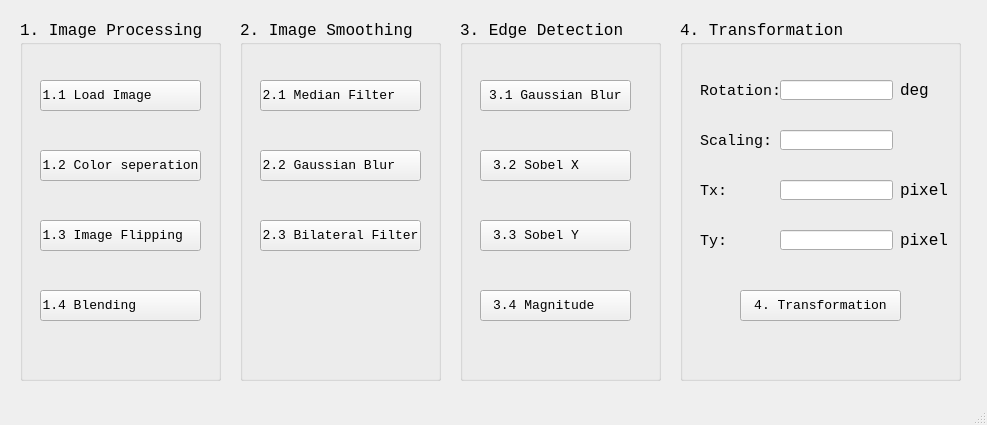
<?xml version="1.0" encoding="UTF-8"?>
<ui version="4.0">
 <class>MainWindow</class>
 <widget class="QMainWindow" name="MainWindow">
  <property name="geometry">
   <rect>
    <x>0</x>
    <y>0</y>
    <width>987</width>
    <height>425</height>
   </rect>
  </property>
  <property name="windowTitle">
   <string>MainWindow</string>
  </property>
  <widget class="QWidget" name="centralwidget">
   <widget class="QGroupBox" name="groupBox_1">
    <property name="geometry">
     <rect>
      <x>20</x>
      <y>20</y>
      <width>201</width>
      <height>361</height>
     </rect>
    </property>
    <property name="font">
     <font>
      <family>Consolas</family>
      <pointsize>12</pointsize>
     </font>
    </property>
    <property name="title">
     <string>1. Image Processing</string>
    </property>
    <widget class="QPushButton" name="Button1_1">
     <property name="geometry">
      <rect>
       <x>20</x>
       <y>60</y>
       <width>161</width>
       <height>31</height>
      </rect>
     </property>
     <property name="font">
      <font>
       <family>Consolas</family>
       <pointsize>10</pointsize>
       <kerning>true</kerning>
      </font>
     </property>
     <property name="autoFillBackground">
      <bool>false</bool>
     </property>
     <property name="text">
      <string>1.1 Load Image      </string>
     </property>
    </widget>
    <widget class="QPushButton" name="Button1_2">
     <property name="geometry">
      <rect>
       <x>20</x>
       <y>130</y>
       <width>161</width>
       <height>31</height>
      </rect>
     </property>
     <property name="font">
      <font>
       <family>Consolas</family>
       <pointsize>10</pointsize>
      </font>
     </property>
     <property name="text">
      <string>1.2 Color seperation</string>
     </property>
    </widget>
    <widget class="QPushButton" name="Button1_3">
     <property name="geometry">
      <rect>
       <x>20</x>
       <y>200</y>
       <width>161</width>
       <height>31</height>
      </rect>
     </property>
     <property name="font">
      <font>
       <family>Consolas</family>
       <pointsize>10</pointsize>
      </font>
     </property>
     <property name="text">
      <string>1.3 Image Flipping  </string>
     </property>
    </widget>
    <widget class="QPushButton" name="Button1_4">
     <property name="geometry">
      <rect>
       <x>20</x>
       <y>270</y>
       <width>161</width>
       <height>31</height>
      </rect>
     </property>
     <property name="font">
      <font>
       <family>Consolas</family>
       <pointsize>10</pointsize>
      </font>
     </property>
     <property name="text">
      <string>1.4 Blending        </string>
     </property>
    </widget>
   </widget>
   <widget class="QGroupBox" name="groupBox_2">
    <property name="geometry">
     <rect>
      <x>240</x>
      <y>20</y>
      <width>201</width>
      <height>361</height>
     </rect>
    </property>
    <property name="font">
     <font>
      <family>Consolas</family>
      <pointsize>12</pointsize>
     </font>
    </property>
    <property name="title">
     <string>2. Image Smoothing</string>
    </property>
    <widget class="QPushButton" name="Button2_1">
     <property name="geometry">
      <rect>
       <x>20</x>
       <y>60</y>
       <width>161</width>
       <height>31</height>
      </rect>
     </property>
     <property name="font">
      <font>
       <family>Consolas</family>
       <pointsize>10</pointsize>
      </font>
     </property>
     <property name="autoFillBackground">
      <bool>false</bool>
     </property>
     <property name="text">
      <string>2.1 Median Filter   </string>
     </property>
    </widget>
    <widget class="QPushButton" name="Button2_2">
     <property name="geometry">
      <rect>
       <x>20</x>
       <y>130</y>
       <width>161</width>
       <height>31</height>
      </rect>
     </property>
     <property name="font">
      <font>
       <family>Consolas</family>
       <pointsize>10</pointsize>
      </font>
     </property>
     <property name="text">
      <string>2.2 Gaussian Blur   </string>
     </property>
    </widget>
    <widget class="QPushButton" name="Button2_3">
     <property name="geometry">
      <rect>
       <x>20</x>
       <y>200</y>
       <width>161</width>
       <height>31</height>
      </rect>
     </property>
     <property name="font">
      <font>
       <family>Consolas</family>
       <pointsize>10</pointsize>
      </font>
     </property>
     <property name="text">
      <string>2.3 Bilateral Filter</string>
     </property>
    </widget>
   </widget>
   <widget class="QGroupBox" name="groupBox_3">
    <property name="geometry">
     <rect>
      <x>460</x>
      <y>20</y>
      <width>201</width>
      <height>361</height>
     </rect>
    </property>
    <property name="font">
     <font>
      <family>Consolas</family>
      <pointsize>12</pointsize>
     </font>
    </property>
    <property name="title">
     <string>3. Edge Detection</string>
    </property>
    <widget class="QPushButton" name="Button3_1">
     <property name="geometry">
      <rect>
       <x>20</x>
       <y>60</y>
       <width>151</width>
       <height>31</height>
      </rect>
     </property>
     <property name="font">
      <font>
       <family>Consolas</family>
       <pointsize>10</pointsize>
      </font>
     </property>
     <property name="autoFillBackground">
      <bool>false</bool>
     </property>
     <property name="text">
      <string>3.1 Gaussian Blur</string>
     </property>
    </widget>
    <widget class="QPushButton" name="Button3_2">
     <property name="geometry">
      <rect>
       <x>20</x>
       <y>130</y>
       <width>151</width>
       <height>31</height>
      </rect>
     </property>
     <property name="font">
      <font>
       <family>Consolas</family>
       <pointsize>10</pointsize>
      </font>
     </property>
     <property name="text">
      <string>3.2 Sobel X     </string>
     </property>
    </widget>
    <widget class="QPushButton" name="Button3_3">
     <property name="geometry">
      <rect>
       <x>20</x>
       <y>200</y>
       <width>151</width>
       <height>31</height>
      </rect>
     </property>
     <property name="font">
      <font>
       <family>Consolas</family>
       <pointsize>10</pointsize>
      </font>
     </property>
     <property name="text">
      <string>3.3 Sobel Y     </string>
     </property>
    </widget>
    <widget class="QPushButton" name="Button3_4">
     <property name="geometry">
      <rect>
       <x>20</x>
       <y>270</y>
       <width>151</width>
       <height>31</height>
      </rect>
     </property>
     <property name="font">
      <font>
       <family>Consolas</family>
       <pointsize>10</pointsize>
      </font>
     </property>
     <property name="text">
      <string>3.4 Magnitude   </string>
     </property>
    </widget>
   </widget>
   <widget class="QGroupBox" name="groupBox_4">
    <property name="geometry">
     <rect>
      <x>680</x>
      <y>20</y>
      <width>281</width>
      <height>361</height>
     </rect>
    </property>
    <property name="font">
     <font>
      <family>Consolas</family>
      <pointsize>12</pointsize>
     </font>
    </property>
    <property name="title">
     <string>4. Transformation</string>
    </property>
    <widget class="QPushButton" name="Button4">
     <property name="geometry">
      <rect>
       <x>60</x>
       <y>270</y>
       <width>161</width>
       <height>31</height>
      </rect>
     </property>
     <property name="font">
      <font>
       <family>Consolas</family>
       <pointsize>10</pointsize>
      </font>
     </property>
     <property name="text">
      <string>4. Transformation</string>
     </property>
    </widget>
    <widget class="QLabel" name="label4_1">
     <property name="geometry">
      <rect>
       <x>20</x>
       <y>61</y>
       <width>81</width>
       <height>20</height>
      </rect>
     </property>
     <property name="font">
      <font>
       <family>Consolas</family>
       <pointsize>11</pointsize>
      </font>
     </property>
     <property name="text">
      <string>Rotation: </string>
     </property>
    </widget>
    <widget class="QLabel" name="label4_2">
     <property name="geometry">
      <rect>
       <x>20</x>
       <y>110</y>
       <width>81</width>
       <height>21</height>
      </rect>
     </property>
     <property name="font">
      <font>
       <family>Consolas</family>
       <pointsize>11</pointsize>
      </font>
     </property>
     <property name="text">
      <string>Scaling: </string>
     </property>
    </widget>
    <widget class="QLabel" name="label4_3">
     <property name="geometry">
      <rect>
       <x>20</x>
       <y>160</y>
       <width>81</width>
       <height>21</height>
      </rect>
     </property>
     <property name="font">
      <font>
       <family>Consolas</family>
       <pointsize>11</pointsize>
      </font>
     </property>
     <property name="text">
      <string>Tx: </string>
     </property>
    </widget>
    <widget class="QLabel" name="label4_4">
     <property name="geometry">
      <rect>
       <x>20</x>
       <y>210</y>
       <width>81</width>
       <height>21</height>
      </rect>
     </property>
     <property name="font">
      <font>
       <family>Consolas</family>
       <pointsize>11</pointsize>
      </font>
     </property>
     <property name="text">
      <string>Ty: </string>
     </property>
    </widget>
    <widget class="QLineEdit" name="lineEdit4_1">
     <property name="geometry">
      <rect>
       <x>100</x>
       <y>60</y>
       <width>113</width>
       <height>20</height>
      </rect>
     </property>
    </widget>
    <widget class="QLabel" name="label_1">
     <property name="geometry">
      <rect>
       <x>220</x>
       <y>60</y>
       <width>51</width>
       <height>21</height>
      </rect>
     </property>
     <property name="text">
      <string>deg</string>
     </property>
    </widget>
    <widget class="QLineEdit" name="lineEdit4_2">
     <property name="geometry">
      <rect>
       <x>100</x>
       <y>110</y>
       <width>113</width>
       <height>20</height>
      </rect>
     </property>
    </widget>
    <widget class="QLineEdit" name="lineEdit4_3">
     <property name="geometry">
      <rect>
       <x>100</x>
       <y>160</y>
       <width>113</width>
       <height>20</height>
      </rect>
     </property>
    </widget>
    <widget class="QLineEdit" name="lineEdit4_4">
     <property name="geometry">
      <rect>
       <x>100</x>
       <y>210</y>
       <width>113</width>
       <height>20</height>
      </rect>
     </property>
    </widget>
    <widget class="QLabel" name="label_2">
     <property name="geometry">
      <rect>
       <x>220</x>
       <y>160</y>
       <width>51</width>
       <height>21</height>
      </rect>
     </property>
     <property name="text">
      <string>pixel</string>
     </property>
    </widget>
    <widget class="QLabel" name="label_3">
     <property name="geometry">
      <rect>
       <x>220</x>
       <y>210</y>
       <width>51</width>
       <height>21</height>
      </rect>
     </property>
     <property name="text">
      <string>pixel</string>
     </property>
    </widget>
   </widget>
  </widget>
  <widget class="QMenuBar" name="menubar">
   <property name="geometry">
    <rect>
     <x>0</x>
     <y>0</y>
     <width>987</width>
     <height>20</height>
    </rect>
   </property>
  </widget>
  <widget class="QStatusBar" name="statusbar"/>
 </widget>
 <resources/>
 <connections/>
</ui>
